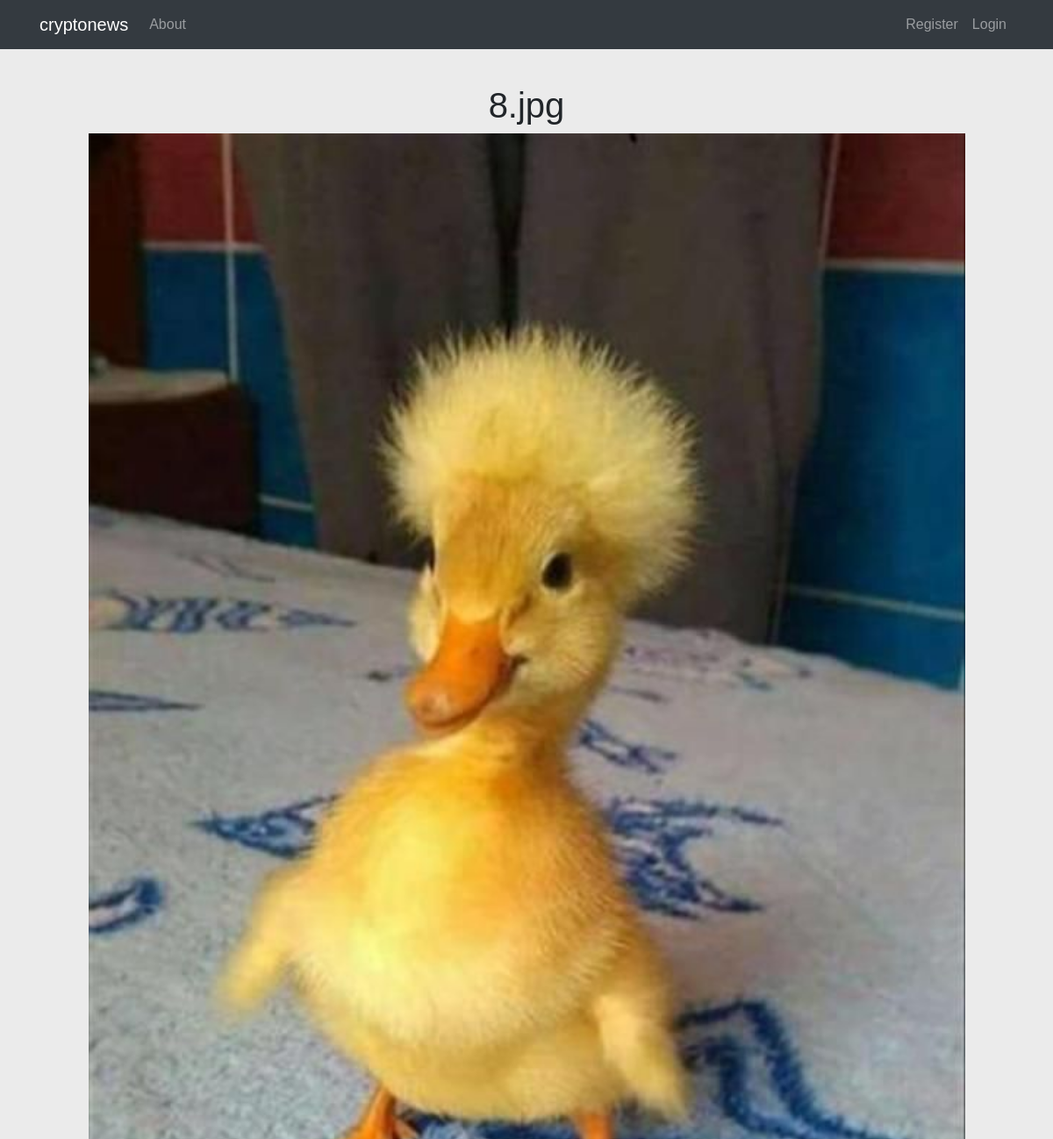
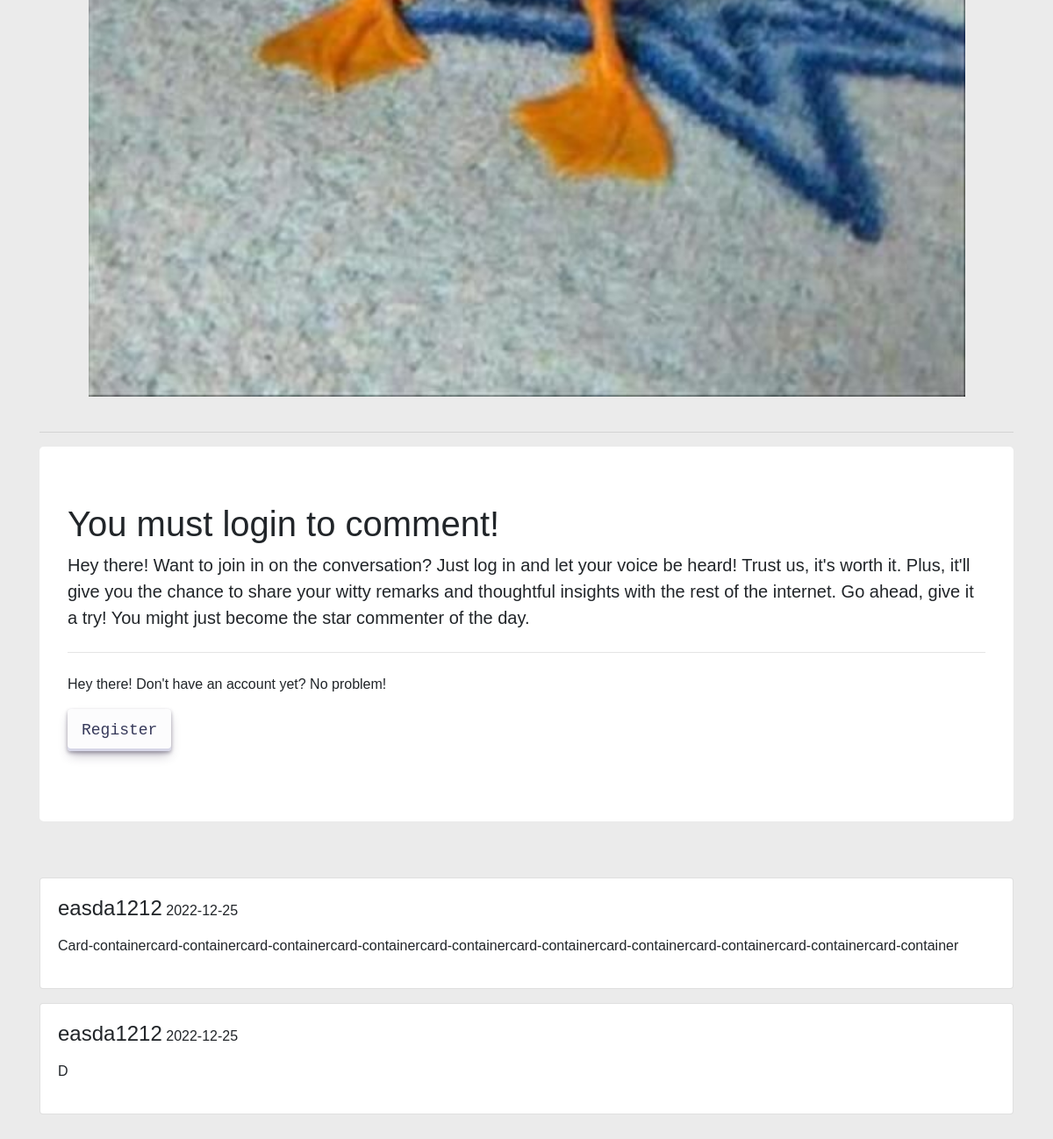
Screenshot of /pages/show/516 with the database file from the repository (2 pictures, top to bottom).
### tables this page shows
CREATE TABLE `posts` (
  `id` int(11) NOT NULL,
  `user_id` int(11) NOT NULL,
  `image_name` varchar(255) NOT NULL,
  `created_at` datetime NOT NULL DEFAULT current_timestamp()
);

CREATE TABLE `comments` (
  `postid` int(11) NOT NULL,
  `user_id` int(11) NOT NULL,
  `post_comment` text NOT NULL,
  `date` datetime DEFAULT current_timestamp(),
  `username` varchar(128) NOT NULL,
  `page_id` int(11) DEFAULT NULL
);

### app/controllers/Pages.php (called while the page is built, shortened)
<?php
class Pages extends Controller
{
  public function __construct()
  {
    $this->postModel = $this->model('Post');
  }
  public function show($id)
  {
    $post = $this->postModel->getPostById($id);
    $comments = $this->postModel->getCommentsFromPostWhere_page_id($id);
    $data = [
      'pages' => $post,
      'comments' => $comments
    ];
    $this->view('pages/show', $data);
  }
}

### app/libraries/Core.php (called while the page is built, shortened)
<?php
  class Core {
    protected $currentMethod = 'index';
    public function __construct(){
      $url = $this->getUrl();
      if(file_exists('../app/controllers/' . ucwords($url[0]). '.php')){
        unset($url[0]);
      }
      $this->currentController = new $this->currentController;
      if(isset($url[1])){
        if(method_exists($this->currentController, $url[1])){
          $this->currentMethod = $url[1];
          unset($url[1]);
        }
      }
      $this->params = $url ? array_values($url) : [];
      call_user_func_array([$this->currentController, $this->currentMethod], $this->params);
    }
    public function getUrl(){
      if(isset($_GET['url'])){
        $url = rtrim($_GET['url'], '/');
        $url = filter_var($url, FILTER_SANITIZE_URL);
        $url = explode('/', $url);
        return $url;
      }
    }
  }

### public/index.php (called while the page is built, shortened)
<?php
  $init = new Core;

### app/libraries/Database.php (called while the page is built, shortened)
<?php
  class Database {
    private $host = DB_HOST;
    private $user = DB_USER;
    private $pass = DB_PASS;
    private $dbname = DB_NAME;
    private $dbh;
    private $stmt;
    public function __construct(){
      $dsn = 'mysql:host=' . $this->host . ';dbname=' . $this->dbname;
      $options = array(
        PDO::ATTR_PERSISTENT => true,
        PDO::ATTR_ERRMODE => PDO::ERRMODE_EXCEPTION
      );
      try{
        $this->dbh = new PDO($dsn, $this->user, $this->pass, $options);
      } catch(PDOException $e){
        $this->error = $e->getMessage();
        echo $this->error;
      }
    }
    public function query($sql){
      $this->stmt = $this->dbh->prepare($sql);
    }
    public function bind($param, $value, $type = null){
      if(is_null($type)){
        switch(true){
          default:
            $type = PDO::PARAM_STR;
        }
      }
      $this->stmt->bindValue($param, $value, $type);
    }
    public function execute(){
      return $this->stmt->execute();
    }
    public function resultSet(){
      $this->execute();
      return $this->stmt->fetchAll(PDO::FETCH_OBJ);
    }
    public function single(){
      $this->execute();
      return $this->stmt->fetch(PDO::FETCH_OBJ);
    }
  }

### app/models/Post.php (called while the page is built, shortened)
<?php
class Post
{
  private $db;
  public function __construct()
  {
    $this->db = new Database;
  }
  public function getPostById($id)
  {
    $this->db->query('SELECT * FROM posts WHERE id = :id');
    $this->db->bind(':id', $id);
    $row = $this->db->single();
    return $row;
  }
  public function getCommentsFromPostWhere_page_id($page_id)
  {
    $this->db->query("SELECT * FROM comments WHERE page_id = :page_id ORDER BY date DESC");
    $this->db->bind(':page_id', $page_id);
    $results = $this->db->resultSet();
    return $results;
  }
}

### app/views/pages/show.php (the view, shortened to what this page needs)
<?php require APPROOT . '/views/inc/header.php'; ?>
<div class='show-container'>
  <br>
  <h1 class='open-post-h1'><?php echo $data['pages']->image_name; ?></h1>
  <?php $full_size_img = $data['pages']->image_name; ?>
  <img src='<?php echo URLROOT; ?>/public/img/<?php echo $full_size_img ?>' alt='<?php echo $full_size_img ?>' class='open-post-image'>
  <hr />
  <?php if (isset($_SESSION['user_id'])) : ?>
    <form action="<?php echo URLROOT; ?>/pages/add" method="post">
    <input type="hidden" name="page_id" value="<?php echo $data['pages']->id; ?>" />
      <div class="form-group">
        <label for="post_comment">Comment: <sup>*</sup></label>
        <textarea type="text" name="post_comment" class="open-post-textarea form-control form-control-lg <?php echo (!empty($data['post_comment_err'])) ? 'is-invalid' : ''; ?>" value="<?php echo $data['post_comment']; ?>"></textarea>
        <span class="invalid-feedback"><?php echo $data['post_comment_err']; ?></span>
      </div>
      <div class="open-post-button-container">
        <input type="submit" class="open-post-button" value="Submit">
      </div>
    </form>
  <?php else : ?>
    <div class="jumbotron">
      <h1 class="display-5">You must login to comment!</h1>
      <p class="lead">Hey there! Want to join in on the conversation? Just log in and let your voice be heard!
        Trust us, it's worth it. Plus, it'll give you the chance to share your witty remarks and thoughtful
        insights with the rest of the internet. Go ahead, give it a try! You might just become the star commenter of the day.</p>
      <hr class="my-4">
      <p>Hey there! Don't have an account yet? No problem!</p>
      <p class="lead">
        <a class="regiser-inside-post-button" href="<?php echo URLROOT; ?>/users/register">Register</a>
      </p>
    </div>
  <?php endif; ?>
  <div class="card-container justify-content-center">
    <?php foreach ($data['comments'] as $post) : ?>
      <div class="card card-body mb-3 posts-container">
        <?php
          $dt = new DateTime($post->date);
          $year_month_day = $dt->format('Y-m-d');
        ?>
        <div class="inline-comment-data">
          <h4 class="card-title"><?php echo $post->username; ?> </h4>
          <p class='card-date'><?php echo $year_month_day; ?></p>
        </div>
        <p><?php echo $post->post_comment; ?></p>
      </div>
    <?php endforeach; ?>
  </div>
</div>
<?php require APPROOT . '/views/inc/footer.php'; ?>

### app/libraries/Controller.php (shortened to what this page needs)
<?php
  class Controller {
    public function model($model){
      return new $model();
    }
    public function view($view, $data = []){
      if(file_exists('../app/views/' . $view . '.php')){
        require_once '../app/views/' . $view . '.php';
      } else {
        die('View does not exist');
      }
    }
  }

### app/views/inc/header.php (shortened to what this page needs)
<!DOCTYPE html>
<html lang="en">
<head>
  <link rel="stylesheet" href="https://maxcdn.bootstrapcdn.com/bootstrap/4.0.0-beta/css/bootstrap.min.css">
  <link href="https://cdnjs.cloudflare.com/ajax/libs/font-awesome/6.2.1/css/all.min.css" rel="stylesheet">
  <link rel="stylesheet" href="<?php echo URLROOT; ?>/public/css/style.css">
  <link rel="stylesheet" href="<?php echo URLROOT; ?>/public/css/posts.css">
  <link rel="stylesheet" href="<?php echo URLROOT; ?>/public/css/openpost.css">
  <link rel="stylesheet" href="<?php echo URLROOT; ?>/public/css/mainpage.css">
</head>
<body>
  <?php require APPROOT . '/views/inc/navbar.php'; ?>
  <div class="container">

### app/views/inc/navbar.php (shortened to what this page needs)
<nav class="navbar navbar-expand-lg navbar-dark bg-dark mb-3">
  <div class="container">
      <a class="navbar-brand" href="<?php echo URLROOT; ?>"><?php echo SITENAME; ?></a>
      <div class="collapse navbar-collapse" id="navbarsExampleDefault">
        <ul class="navbar-nav mr-auto">
          <li class="nav-item">
            <a class="nav-link" href="<?php echo URLROOT; ?>/pages/about">About</a>
          </li>
        </ul>
        <ul class="navbar-nav ml-auto">
          <?php if(isset($_SESSION['user_id'])) : ?>
          <li class="nav-item">
              <a class="nav-link" href="<?php echo URLROOT; ?>/users/logout">Logout</a>
            </li>
          <?php else : ?>
            <li class="nav-item">
              <a class="nav-link" href="<?php echo URLROOT; ?>/users/register">Register</a>
            </li>
            <li class="nav-item">
              <a class="nav-link" href="<?php echo URLROOT; ?>/users/login">Login</a>
            </li>
          <?php endif; ?>
        </ul>
      </div>
    </div>
  </nav>

### app/views/inc/footer.php (shortened to what this page needs)
  </div>
</body>
</html>

### public/css/style.css (style rules this page uses)
body { background: #ebebeb; }

### public/css/openpost.css (style rules this page uses)
.open-post-image { display: block; margin-left: auto; margin-right: auto; width: 90%; }
.show-container { display: block; margin-left: auto; margin-right: auto; }
.open-post-h1 { text-align: center; }
.show-container { padding-bottom: 2rem; }
.card-container { padding-top: 2rem; }
.open-post-button, .regiser-inside-post-button { align-items: center; appearance: none; background-color: #FCFCFD; border-radius: 4px; border-width: 0; box-shadow: rgba(45, 35, 66, 0.4) 0 2px 4px, rgba(45, 35, 66, 0.3) 0 7px 13px -3px, #D6D6E7 0 -3px 0 inset; box-sizing: border-box; color: #36395A; cursor: pointer; display: inline-flex; font-family: "JetBrains Mono", monospace; height: 48px; justify-content: center; line-height: 1; list-style: none; overflow: hidden; padding-left: 16px; padding-right: 16px; position: relative; text-align: left; text-decoration: none; transition: box-shadow .15s, transform .15s; user-select: none; -webkit-user-select: none; touch-action: manipulation; white-space: nowrap; will-change: box-shadow, transform; font-size: 18px; }
a, a:hover, a:active, a:visited, a:focus { color: inherit; text-decoration: none; }
.inline-comment-data h4, .inline-comment-data p { display: inline-block; }

### public/css/mainpage.css (style rules this page uses)
body { font-family: Tahoma, sans-serif; }
.jumbotron { background-color: #ffffff; }

### rows the page displays
posts: image_name "8.jpg", image_name (picture)
comments: username "easda1212", date "2022-12-25", post_comment "Card-containercard-containercard-containercard-containercard-containercard-containercard-containercard-containercard-containercard-container"
comments: username "easda1212", date "2022-12-25", post_comment "D"

### other values shown
SITENAME "cryptonews"
